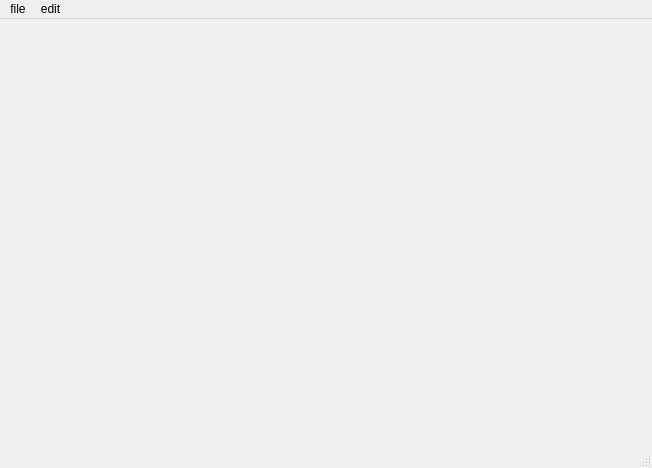
<?xml version="1.0" encoding="UTF-8"?>
<ui version="4.0">
 <class>MainWindow</class>
 <widget class="QMainWindow" name="MainWindow">
  <property name="geometry">
   <rect>
    <x>0</x>
    <y>0</y>
    <width>652</width>
    <height>468</height>
   </rect>
  </property>
  <property name="windowTitle">
   <string>MainWindow</string>
  </property>
  <widget class="QWidget" name="centralwidget"/>
  <widget class="QMenuBar" name="menubar">
   <property name="geometry">
    <rect>
     <x>0</x>
     <y>0</y>
     <width>652</width>
     <height>21</height>
    </rect>
   </property>
   <widget class="QMenu" name="menufile">
    <property name="title">
     <string>file</string>
    </property>
    <widget class="QMenu" name="menucopy">
     <property name="title">
      <string>copy</string>
     </property>
     <property name="icon">
      <iconset>
       <normaloff>C:/Users/Who I Am/Pictures/IMG_0192.JPG</normaloff>C:/Users/Who I Am/Pictures/IMG_0192.JPG</iconset>
     </property>
     <addaction name="actionsleep"/>
     <addaction name="actionselebgram"/>
    </widget>
    <addaction name="actionnew"/>
    <addaction name="menucopy"/>
    <addaction name="separator"/>
    <addaction name="actionexit_2"/>
   </widget>
   <widget class="QMenu" name="menuedit">
    <property name="title">
     <string>edit</string>
    </property>
   </widget>
   <addaction name="menufile"/>
   <addaction name="menuedit"/>
  </widget>
  <widget class="QStatusBar" name="statusbar"/>
  <action name="actionnew">
   <property name="icon">
    <iconset>
     <normaloff>C:/Users/Who I Am/Pictures/0.png</normaloff>C:/Users/Who I Am/Pictures/0.png</iconset>
   </property>
   <property name="text">
    <string>new</string>
   </property>
  </action>
  <action name="actionexit">
   <property name="text">
    <string>exit</string>
   </property>
  </action>
  <action name="actionexit_2">
   <property name="icon">
    <iconset>
     <normaloff>C:/Users/Who I Am/Pictures/Light Yagami.jpg</normaloff>C:/Users/Who I Am/Pictures/Light Yagami.jpg</iconset>
   </property>
   <property name="text">
    <string>exit</string>
   </property>
   <property name="statusTip">
    <string>Klik Untuk Keluar</string>
   </property>
  </action>
  <action name="actionsleep">
   <property name="text">
    <string>sleep</string>
   </property>
  </action>
  <action name="actionselebgram">
   <property name="text">
    <string>selebgram</string>
   </property>
  </action>
 </widget>
 <resources/>
 <connections>
  <connection>
   <sender>actionexit_2</sender>
   <signal>triggered()</signal>
   <receiver>MainWindow</receiver>
   <slot>close()</slot>
   <hints>
    <hint type="sourcelabel">
     <x>-1</x>
     <y>-1</y>
    </hint>
    <hint type="destinationlabel">
     <x>325</x>
     <y>233</y>
    </hint>
   </hints>
  </connection>
 </connections>
</ui>
